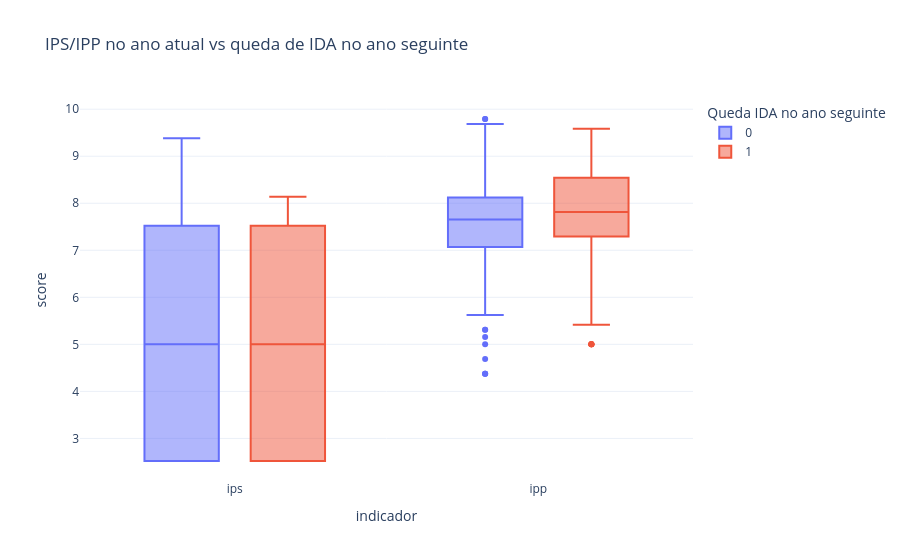

The notebook cell this image was saved under:
### Markdown cell above
## 10) Q5 e Q6 - IPS/IPP: padroes antecedentes e confirmacao com IAN

### Code cell
prior = df_long[df_long["ano_base"].isin([2022, 2023])].copy()
prior = prior.dropna(subset=["ida", "ida_prox", "ieg", "ieg_prox", "ips", "ipp", "ian", "ian_prox"])

prior["queda_ida_relevante"] = (prior["delta_ida_prox"] <= -1.0).astype(int)
prior["delta_ieg_prox"] = prior["ieg_prox"] - prior["ieg"]
prior["queda_ieg_relevante"] = (prior["delta_ieg_prox"] <= -1.0).astype(int)
prior["queda_ian_relevante"] = (prior["delta_ian_prox"] <= -1.0).astype(int)

risk_summary = []
for target_col, target_name in [
    ("queda_ida_relevante", "Queda IDA >= 1 ponto"),
    ("queda_ieg_relevante", "Queda IEG >= 1 ponto"),
    ("queda_ian_relevante", "Queda IAN >= 1 ponto"),
]:
    grouped = prior.groupby(target_col)[["ips", "ipp"]].mean()
    if {0, 1}.issubset(set(grouped.index)):
        risk_summary.append(
            {
                "evento": target_name,
                "ips_sem_evento": grouped.loc[0, "ips"],
                "ips_com_evento": grouped.loc[1, "ips"],
                "delta_ips": grouped.loc[1, "ips"] - grouped.loc[0, "ips"],
                "ipp_sem_evento": grouped.loc[0, "ipp"],
                "ipp_com_evento": grouped.loc[1, "ipp"],
                "delta_ipp": grouped.loc[1, "ipp"] - grouped.loc[0, "ipp"],
            }
        )

risk_summary_df = pd.DataFrame(risk_summary)
display(risk_summary_df.round(3))

prior["ips_baixo"] = (prior["ips"] <= prior["ips"].quantile(0.25)).astype(int)
prior["ipp_baixo"] = (prior["ipp"] <= prior["ipp"].quantile(0.25)).astype(int)

pattern_table = (
    prior.groupby(["ips_baixo", "ipp_baixo"], as_index=False)
    .agg(
        alunos=("ra", "nunique"),
        prob_queda_ida=("queda_ida_relevante", "mean"),
        prob_queda_ieg=("queda_ieg_relevante", "mean"),
        prob_queda_ian=("queda_ian_relevante", "mean"),
    )
    .sort_values(["ips_baixo", "ipp_baixo"])
)
for col in ["prob_queda_ida", "prob_queda_ieg", "prob_queda_ian"]:
    pattern_table[col] = pattern_table[col] * 100

display(pattern_table.round(2))

# Q6: IPP confirma/contradiz IAN
prior["perfil_ipp"] = np.where(prior["ipp"] <= 7, "IPP fragil (<=7)", "IPP adequado (>7)")
prior["perfil_ian"] = np.where(prior["ian"] <= 5, "IAN defasado (<=5)", "IAN adequado (>5)")

ipp_ian_matrix = pd.crosstab(prior["perfil_ipp"], prior["perfil_ian"], normalize="index") * 100
display(ipp_ian_matrix.round(2))

contradiction_rate = (
    ((prior["ipp"] > 7) & (prior["ian"] <= 5))
    | ((prior["ipp"] <= 7) & (prior["ian"] > 5))
).mean() * 100
print(f"Taxa de contradicao IPP x IAN: {contradiction_rate:.1f}%")

fig_pattern = px.bar(
    pattern_table.melt(
        id_vars=["ips_baixo", "ipp_baixo", "alunos"],
        value_vars=["prob_queda_ida", "prob_queda_ieg", "prob_queda_ian"],
        var_name="evento",
        value_name="probabilidade",
    ),
    x="evento",
    y="probabilidade",
    color="ipp_baixo",
    barmode="group",
    facet_col="ips_baixo",
    title="Probabilidade de quedas no ano seguinte por perfil psicossocial/psicopedagogico",
    labels={
        "evento": "Evento no ano seguinte",
        "probabilidade": "Probabilidade (%)",
        "ipp_baixo": "IPP baixo (1=Sim)",
        "ips_baixo": "IPS baixo (1=Sim)",
    },
)
fig_pattern.show()

### Figure 1 — Plotly figure (JSON) as saved in the notebook; plotly's stock layout.template omitted (floating-point values rounded to 4 significant figures; data arrays with more than 128 entries replaced by an {"elided": "..."} marker saying what was removed)
{"data": [{"alignmentgroup": "True", "hovertemplate": "Queda IDA no ano seguinte=0<br>indicador=%{x}<br>score=%{y}<extra></extra>", "legendgroup": "0", "marker": {"color": "#636efa"}, "name": "0", "notched": false, "offsetgroup": "0", "orientation": "v", "showlegend": true, "type": "box", "x": {"elided": "866 str values"}, "x0": " ", "xaxis": "x", "y": {"elided": "866 float values"}, "y0": " ", "yaxis": "y"}, {"alignmentgroup": "True", "hovertemplate": "Queda IDA no ano seguinte=1<br>indicador=%{x}<br>score=%{y}<extra></extra>", "legendgroup": "1", "marker": {"color": "#EF553B"}, "name": "1", "notched": false, "offsetgroup": "1", "orientation": "v", "showlegend": true, "type": "box", "x": {"elided": "492 str values"}, "x0": " ", "xaxis": "x", "y": {"elided": "492 float values"}, "y0": " ", "yaxis": "y"}], "layout": {"boxmode": "group", "legend": {"title": {"text": "Queda IDA no ano seguinte"}, "tracegroupgap": 0}, "title": {"text": "IPS/IPP no ano atual vs queda de IDA no ano seguinte"}, "xaxis": {"anchor": "y", "domain": [0, 1], "title": {"text": "indicador"}}, "yaxis": {"anchor": "x", "domain": [0, 1], "title": {"text": "score"}}}}
